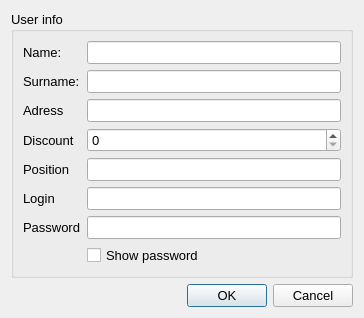
<?xml version="1.0" encoding="UTF-8"?>
<ui version="4.0">
 <class>EditUserDialog</class>
 <widget class="QDialog" name="EditUserDialog">
  <property name="geometry">
   <rect>
    <x>0</x>
    <y>0</y>
    <width>364</width>
    <height>306</height>
   </rect>
  </property>
  <property name="font">
   <font>
    <family>Arial</family>
    <pointsize>10</pointsize>
   </font>
  </property>
  <property name="windowTitle">
   <string>Dialog</string>
  </property>
  <layout class="QVBoxLayout" name="verticalLayout">
   <item>
    <widget class="QGroupBox" name="groupBox_Info">
     <property name="title">
      <string>User info</string>
     </property>
     <property name="flat">
      <bool>false</bool>
     </property>
     <property name="checkable">
      <bool>false</bool>
     </property>
     <property name="checked">
      <bool>false</bool>
     </property>
     <layout class="QFormLayout" name="formLayout">
      <item row="0" column="0">
       <widget class="QLabel" name="label_Name">
        <property name="text">
         <string>Name:</string>
        </property>
       </widget>
      </item>
      <item row="0" column="1">
       <widget class="QLineEdit" name="lineEdit_Name"/>
      </item>
      <item row="1" column="0">
       <widget class="QLabel" name="label_Surname">
        <property name="text">
         <string>Surname:</string>
        </property>
       </widget>
      </item>
      <item row="1" column="1">
       <widget class="QLineEdit" name="lineEdit_Surname"/>
      </item>
      <item row="2" column="0">
       <widget class="QLabel" name="label_Adress">
        <property name="text">
         <string>Adress</string>
        </property>
       </widget>
      </item>
      <item row="2" column="1">
       <widget class="QLineEdit" name="lineEdit_Adress"/>
      </item>
      <item row="3" column="0">
       <widget class="QLabel" name="label_Discount">
        <property name="text">
         <string>Discount</string>
        </property>
       </widget>
      </item>
      <item row="3" column="1">
       <widget class="QSpinBox" name="spinBox_Discount">
        <property name="maximum">
         <number>20</number>
        </property>
       </widget>
      </item>
      <item row="4" column="0">
       <widget class="QLabel" name="label_Position">
        <property name="text">
         <string>Position</string>
        </property>
       </widget>
      </item>
      <item row="4" column="1">
       <widget class="QLineEdit" name="lineEdit_Position"/>
      </item>
      <item row="5" column="0">
       <widget class="QLabel" name="label_Login">
        <property name="text">
         <string>Login</string>
        </property>
       </widget>
      </item>
      <item row="5" column="1">
       <widget class="QLineEdit" name="lineEdit_Login"/>
      </item>
      <item row="6" column="0">
       <widget class="QLabel" name="label_Password">
        <property name="text">
         <string>Password</string>
        </property>
       </widget>
      </item>
      <item row="6" column="1">
       <widget class="QLineEdit" name="lineEdit_Password">
        <property name="frame">
         <bool>true</bool>
        </property>
        <property name="echoMode">
         <enum>QLineEdit::Password</enum>
        </property>
       </widget>
      </item>
      <item row="7" column="1">
       <widget class="QCheckBox" name="checkBox_ShowPassword">
        <property name="text">
         <string>Show password</string>
        </property>
       </widget>
      </item>
     </layout>
    </widget>
   </item>
   <item>
    <widget class="QDialogButtonBox" name="buttonBox">
     <property name="orientation">
      <enum>Qt::Horizontal</enum>
     </property>
     <property name="standardButtons">
      <set>QDialogButtonBox::Cancel|QDialogButtonBox::Ok</set>
     </property>
    </widget>
   </item>
   <item>
    <spacer name="verticalSpacer">
     <property name="orientation">
      <enum>Qt::Vertical</enum>
     </property>
     <property name="sizeHint" stdset="0">
      <size>
       <width>20</width>
       <height>40</height>
      </size>
     </property>
    </spacer>
   </item>
  </layout>
 </widget>
 <resources/>
 <connections>
  <connection>
   <sender>buttonBox</sender>
   <signal>accepted()</signal>
   <receiver>EditUserDialog</receiver>
   <slot>accept()</slot>
   <hints>
    <hint type="sourcelabel">
     <x>248</x>
     <y>254</y>
    </hint>
    <hint type="destinationlabel">
     <x>157</x>
     <y>274</y>
    </hint>
   </hints>
  </connection>
  <connection>
   <sender>buttonBox</sender>
   <signal>rejected()</signal>
   <receiver>EditUserDialog</receiver>
   <slot>reject()</slot>
   <hints>
    <hint type="sourcelabel">
     <x>316</x>
     <y>260</y>
    </hint>
    <hint type="destinationlabel">
     <x>286</x>
     <y>274</y>
    </hint>
   </hints>
  </connection>
 </connections>
</ui>
